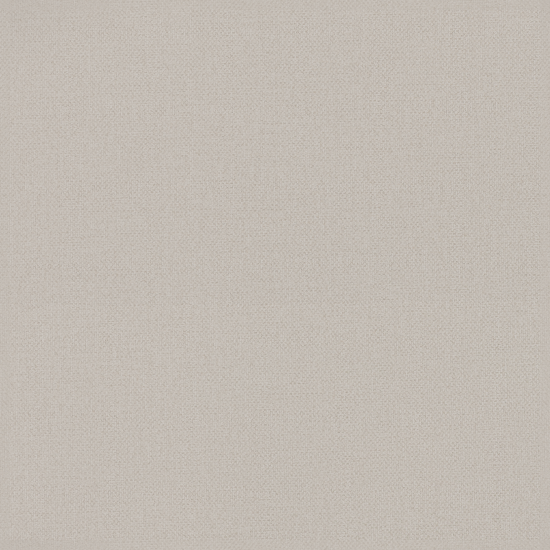
#> input picture rl/tmp/new_texture_0.png, 1100 x 1100 px (shown at 1/2 size)
$ python select_hyperparams_rl.py --image output/new_texture.png
#> lines starting #> are read from the running program, lines starting #| are printed output that depends on the picture
import argparse
import os
import json
import random
import shutil
import subprocess
import numpy as np
import cv2
from PIL import Image

BASE_SCRIPT = "make_seamless.py"

PARAM_BOUNDS = {
    "sigma_rel": (0.2, 0.8),
    "detail":    (0.00, 0.60),
    "overlap":   (10, 40),
    "period":    (5, 60),
    "feather":   (1, 8),
}

def random_params() -> dict:
    out = {}
    for k, (lo, hi) in PARAM_BOUNDS.items():
        if isinstance(lo, float) or isinstance(hi, float):
            out[k] = round(random.uniform(float(lo), float(hi)), 3)
        else:
            out[k] = int(random.randint(int(lo), int(hi)))
    return out

def mutate_params(center: dict, strength: float = 0.25) -> dict:
    newp = dict(center)
    for k, (lo, hi) in PARAM_BOUNDS.items():
        if random.random() < 0.6:
            span = float(hi) - float(lo)
            delta = random.uniform(-span * strength, span * strength)
            val = float(newp[k]) + delta
            if isinstance(lo, int) and isinstance(hi, int):
                val = int(round(val))
            val = max(lo, min(hi, val))
            newp[k] = round(val, 3) if not isinstance(val, int) else val
    return newp

def run_variant(image_path: str, tmpdir: str, p: dict, idx: int) -> str:
    cmd = [
        "python3", BASE_SCRIPT,
        "--image", image_path,
        "--outdir", tmpdir,
        "--sigma-rel", str(p["sigma_rel"]),
        "--detail", str(p["detail"]),
        "--overlap", str(p["overlap"]),
        "--period", str(p["period"]),
        "--feather", str(p["feather"]),
    ]
    subprocess.run(cmd, stdout=subprocess.DEVNULL, stderr=subprocess.DEVNULL)

    produced = os.path.join(tmpdir, "new_texture.png")
    if not os.path.exists(produced):
        return None

    variant_tile = os.path.join(tmpdir, f"new_texture_{idx}.png")
    shutil.move(produced, variant_tile)

    arr = np.array(Image.open(variant_tile).convert("RGB"))
    tile2x2 = np.tile(arr, (2, 2, 1))
    preview_path = os.path.join(tmpdir, f"preview2x2_{idx}.png")
    Image.fromarray(tile2x2).save(preview_path)

    grid_path = os.path.join(tmpdir, "grid_3x3.png")
    if os.path.exists(grid_path):
        os.remove(grid_path)

    return preview_path

def load_bgr_resized(path: str, size: int) -> np.ndarray:
    img = np.array(Image.open(path).convert("RGB"))
    img = cv2.cvtColor(img, cv2.COLOR_RGB2BGR)
    return cv2.resize(img, (size, size))

def show_grid(previews: list, grid_size: int = 3, cell_size: int = 256) -> int | None:
    h, w = cell_size, cell_size
    canvas = np.zeros((h * grid_size, w * grid_size, 3), dtype=np.uint8)
    k = 0
    for r in range(grid_size):
        for c in range(grid_size):
            if k >= len(previews):
                break
            img = previews[k]
            y0, y1 = r * h, (r + 1) * h
            x0, x1 = c * w, (c + 1) * w
            canvas[y0:y1, x0:x1] = img
            cv2.putText(canvas, str(k), (x0 + 10, y0 + 34),
                        cv2.FONT_HERSHEY_SIMPLEX, 1.2, (0, 255, 255), 2)
            k += 1
    cv2.imshow("Select best (0-8), ESC to stop", canvas)
    key = cv2.waitKey(0)
    cv2.destroyAllWindows()
    if key == 27:
        return None
    if 48 <= key <= 57:
        return key - 48
    return None

def clean_tmp(tmpdir: str):
    for f in os.listdir(tmpdir):
        if f.endswith(".png"):
            os.remove(os.path.join(tmpdir, f))

def save_best(outdir: str, best: dict):
    path = os.path.join(outdir, "best_params.json")
    with open(path, "w", encoding="utf-8") as f:
        json.dump(best, f, ensure_ascii=False, indent=2)
    print(f"[saved] {path}")

def main():
    parser = argparse.ArgumentParser(description="Human-in-the-loop RL tuner for make_seamless.py")
    parser.add_argument("--image", required=True)
    parser.add_argument("--outdir", default="rl")
    parser.add_argument("--generations", type=int, default=50)
    parser.add_argument("--grid-size", type=int, default=3)
    parser.add_argument("--cell-size", type=int, default=256)
    parser.add_argument("--save-best", action="store_true")
    args = parser.parse_args()

    os.makedirs(args.outdir, exist_ok=True)
    tmpdir = os.path.join(args.outdir, "tmp")
    os.makedirs(tmpdir, exist_ok=True)

    pop_size = args.grid_size * args.grid_size
    population = [random_params() for _ in range(pop_size)]
    best = None

    for gen in range(1, args.generations + 1):
        print(f"\n=== Generation {gen}/{args.generations} ===")
        clean_tmp(tmpdir)

        previews = []
        for i, p in enumerate(population):
            print(f"Var {i}: {p}")
            prev_path = run_variant(args.image, tmpdir, p, idx=i)
#> in run_variant, arr is the input picture: shape (1100, 1100, 3); mean R, G, B 194.5, 187.5, 179.3
            if prev_path and os.path.exists(prev_path):
                previews.append(load_bgr_resized(prev_path, args.cell_size))
#> in load_bgr_resized, `return cv2.resize(img, (size, size))`:
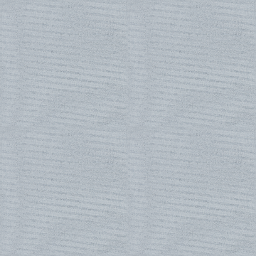
#> returned value: shape (256, 256, 3); mean of channels 0, 1, 2 179, 187.2, 194.2; drawn as R, G, B
            else:
                previews.append(np.zeros((args.cell_size, args.cell_size, 3), np.uint8))

        choice = show_grid(previews, args.grid_size, args.cell_size)
#> in show_grid, `h, w = cell_size, cell_size`: h = 256
#> in show_grid, `canvas = np.zeros((h * grid_size, w * grid_size, 3), dtype=np.uint8)`: canvas: shape (768, 768, 3); every value is 0
#> (key Esc is pressed here)
        if choice is None:
            print("Stopped by user.")
            break

        winner = population[choice]
        best = winner
        print(f"→ Winner: {winner}")

        population = [mutate_params(winner, strength=0.30) for _ in range(pop_size)]
        population[0] = winner

    print("\n=== Best params ===")
    print(best)
    if args.save_best and best is not None:
        save_best(args.outdir, best)

if __name__ == "__main__":
    main()
